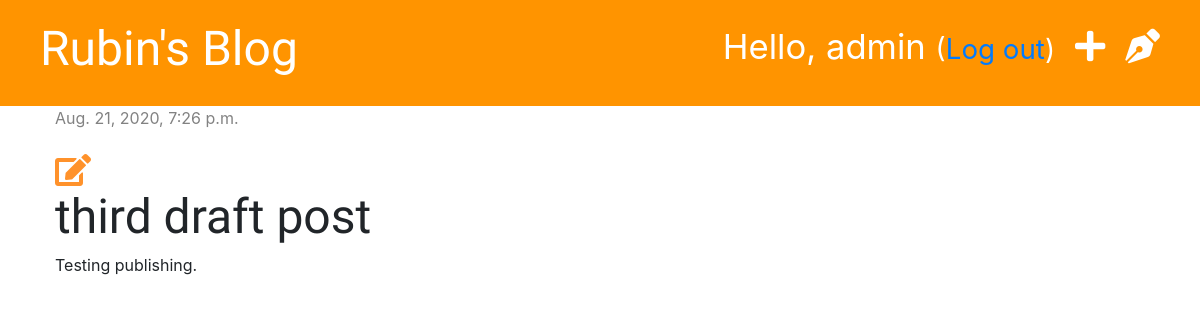
/post/9/ (signed in), run on the app's committed database.
### blog/models.py (models this page shows, shortened)
class Post(models.Model):
    author = models.ForeignKey('auth.User', on_delete=models.CASCADE)
    title = models.CharField(max_length=200)
    text = models.TextField()
    created_date = models.DateTimeField(default=timezone.now)
    published_date = models.DateTimeField(blank=True, null=True)

### blog/views.py (the view)
# urls.py: path('post/<int:pk>/', views.post_detail, name='post_detail'),
def post_detail(request, pk):
    post = get_object_or_404(Post, pk=pk)
    stuff_for_frontend = {'post': post}
    return render(request, 'blog/post_detail.html', stuff_for_frontend)

### blog/templates/blog/post_detail.html (shortened to what this page needs)
{% extends 'blog/base.html' %}
{% block content %}
<div class="post">
    {% if post.published_date %}
        <div class="date">
            {{ post.published_date }}
        </div>
    {% else %}
        <a href="{% url 'post_publish' pk=post.pk %}" class="btn btn-primary">Publish</a>
    {% endif %}
    <br>
    {% if user.is_authenticated%}
    <a href="{% url 'post_edit' pk=post.pk %}"><i class="fas fa-edit fa-2x" style="color: #ff922b;"></i></a>
    {% endif %}
    <h1>{{ post.title }}</h1>
    <p>{{ post.text|linebreaksbr }}</p>
</div>
{% endblock %}

### blog/templates/blog/base.html (shortened to what this page needs)
{% load static %}
<!DOCTYPE html>
<html lang="en">
<head>
    <link rel="stylesheet" href="https://stackpath.bootstrapcdn.com/bootstrap/4.5.2/css/bootstrap.min.css">
    <link rel="stylesheet" href="https://cdnjs.cloudflare.com/ajax/libs/font-awesome/5.14.0/css/all.min.css" />
    <link rel="stylesheet" href="{% static 'css/blog.css' %}">
</head>
<body>
<div class="page-header">
    {% if user.is_authenticated%}
        <a href="{% url 'post_draft_list' %}" class="top-menu"><i class="fas fa-pen-nib"></i></a>
        <a href="{% url 'post_new' %}" class="top-menu"><i class="fas fa-plus"></i></a>
        <p class="top-menu">Hello, {{ user.username }} <small>(<a href="{% url 'logout' %}">Log out</a>)</small> </p>
    {% else %}
        <a href="{% url 'login' %}" class="top-menu"><i class="fas fa-sign-in-alt fa-2x"></i></a>
    {% endif %}
    <h1><a href="{% url 'post_list' %}">Rubin's Blog</a></h1>
</div>
<div class="content container">
    <div class="row">
        <div class="col-md-8">
            {% block content %}
            {% endblock %}
        </div>
    </div>
</div>
</body>
</html>

### blog/static/css/blog.css (style rules this page uses)
.page-header { background-color: #ff9400; margin-top: 0; padding: 20px 20px 20px 40px; }
.page-header h1, .page-header h1 a { color: #ffffff; font-size: 36pt; text-decoration: none; }
.content { margin-left: 40px; }
h1, h2, h3, h4 { font-family: 'Tangerine','Inconsolata', 'Droid Sans', serif; font-size: 48px; }
.date { color: #828282; }
.post { margin-bottom: 70px; }
.top-menu { color: white; float: right; font-size: 26pt; margin-right: 20px; }

### data on the page
Post: published_date "Aug. 21, 2020, 7:26 p.m.", title "third draft post", text "Testing publishing."

### other printed values
{{ user.username }} "admin"
